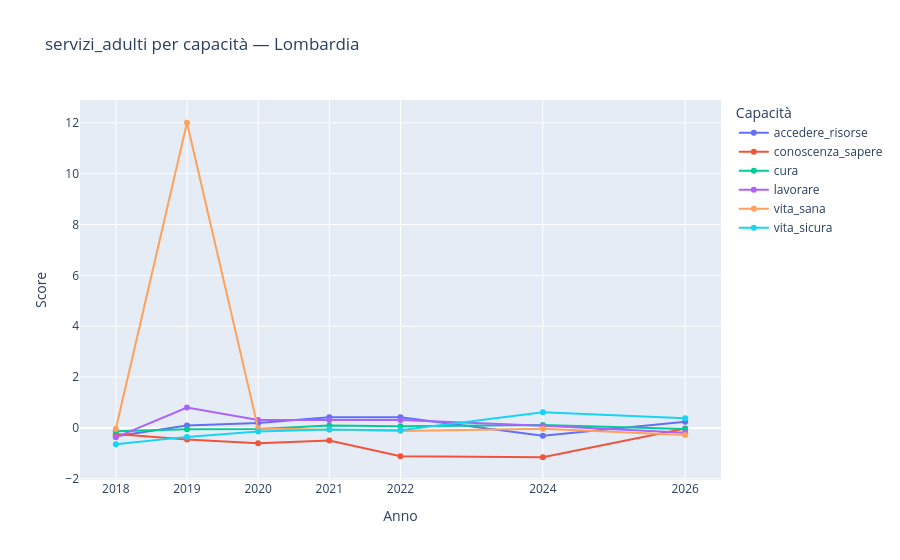

Write notebook code for a chart like this one.
### Code cell
# Dettaglio per capacity (indici analitici) per una regione nel tempo
regione = "Lombardia"
indice = "servizi_adulti"  # es. rischio_adulti, servizi_bambini, rischio_bambini

dff = df[(df["territory"] == regione) & (df["index"] == indice)]

fig = px.line(dff, x="year", y="score", color="capacity", markers=True,
              title=f"{indice} per capacità — {regione}",
              labels={"score": "Score", "year": "Anno", "capacity": "Capacità"})
fig.update_xaxes(tickvals=dff["year"].unique())
fig.show()

### Figure 1 — Plotly figure (JSON) as saved in the notebook; plotly's stock layout.template omitted (floating-point values rounded to 4 significant figures)
{"data": [{"hovertemplate": "Capacità=accedere_risorse<br>Anno=%{x}<br>Score=%{y}<extra></extra>", "legendgroup": "accedere_risorse", "line": {"color": "#636efa", "dash": "solid"}, "marker": {"symbol": "circle"}, "mode": "lines+markers", "name": "accedere_risorse", "orientation": "v", "showlegend": true, "type": "scatter", "x": [2018, 2019, 2020, 2021, 2022, 2024, 2026], "xaxis": "x", "y": [-0.325, 0.095, 0.194, 0.415, 0.415, -0.308, 0.243], "yaxis": "y"}, {"hovertemplate": "Capacità=conoscenza_sapere<br>Anno=%{x}<br>Score=%{y}<extra></extra>", "legendgroup": "conoscenza_sapere", "line": {"color": "#EF553B", "dash": "solid"}, "marker": {"symbol": "circle"}, "mode": "lines+markers", "name": "conoscenza_sapere", "orientation": "v", "showlegend": true, "type": "scatter", "x": [2018, 2019, 2020, 2021, 2022, 2024, 2026], "xaxis": "x", "y": [-0.238, -0.459, -0.604, -0.495, -1.114, -1.153, -0.021], "yaxis": "y"}, {"hovertemplate": "Capacità=cura<br>Anno=%{x}<br>Score=%{y}<extra></extra>", "legendgroup": "cura", "line": {"color": "#00cc96", "dash": "solid"}, "marker": {"symbol": "circle"}, "mode": "lines+markers", "name": "cura", "orientation": "v", "showlegend": true, "type": "scatter", "x": [2018, 2019, 2020, 2021, 2022, 2024, 2026], "xaxis": "x", "y": [-0.134, -0.048, -0.046, 0.096, 0.067, 0.115, -0.038], "yaxis": "y"}, {"hovertemplate": "Capacità=lavorare<br>Anno=%{x}<br>Score=%{y}<extra></extra>", "legendgroup": "lavorare", "line": {"color": "#ab63fa", "dash": "solid"}, "marker": {"symbol": "circle"}, "mode": "lines+markers", "name": "lavorare", "orientation": "v", "showlegend": true, "type": "scatter", "x": [2018, 2019, 2020, 2021, 2022, 2024, 2026], "xaxis": "x", "y": [-0.369, 0.801, 0.309, 0.314, 0.314, 0.086, -0.192], "yaxis": "y"}, {"hovertemplate": "Capacità=vita_sana<br>Anno=%{x}<br>Score=%{y}<extra></extra>", "legendgroup": "vita_sana", "line": {"color": "#FFA15A", "dash": "solid"}, "marker": {"symbol": "circle"}, "mode": "lines+markers", "name": "vita_sana", "orientation": "v", "showlegend": true, "type": "scatter", "x": [2018, 2019, 2020, 2021, 2022, 2024, 2026], "xaxis": "x", "y": [-0.039, 12.0, -0.027, -0.065, -0.121, -0.03, -0.279], "yaxis": "y"}, {"hovertemplate": "Capacità=vita_sicura<br>Anno=%{x}<br>Score=%{y}<extra></extra>", "legendgroup": "vita_sicura", "line": {"color": "#19d3f3", "dash": "solid"}, "marker": {"symbol": "circle"}, "mode": "lines+markers", "name": "vita_sicura", "orientation": "v", "showlegend": true, "type": "scatter", "x": [2018, 2019, 2020, 2021, 2022, 2024, 2026], "xaxis": "x", "y": [-0.643, -0.352, -0.137, -0.064, -0.09, 0.613, 0.383], "yaxis": "y"}], "layout": {"legend": {"title": {"text": "Capacità"}, "tracegroupgap": 0}, "title": {"text": "servizi_adulti per capacità — Lombardia"}, "xaxis": {"anchor": "y", "domain": [0, 1], "tickvals": [2018, 2019, 2020, 2021, 2022, 2024, 2026], "title": {"text": "Anno"}}, "yaxis": {"anchor": "x", "domain": [0, 1], "title": {"text": "Score"}}}}
